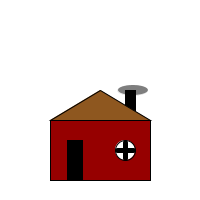
Frame 1 (no input)
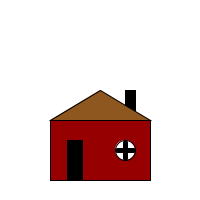
Frame 60 (the mouse pressed at the canvas centre just before this capture)
Frame 120 (the mouse held since frame 60 and released just before this capture): identical to frame 60, image omitted

The Processing sketch that drew these frames (run headless with seeded random() and noise(); from frame 60 on, the mouse is pressed at the canvas centre):

// Processing sketch: House_Variables
// ── House_Variables.pde
float houseX, houseY;
float smokeChange = 0;
float smokeColor = 126;
float shift;

void setup()
{
  //Set Window Attributes
  size(200,200);
  
  //Set shape Modes
  rectMode(CENTER);
  ellipseMode(CENTER);
}

void draw()
{
  //set house coordinates
  houseX = width/2;
  houseY = .75 * height;
  
  //Erase screen, set to white
  background(255);

  //Draw House Body
   stroke(0);
  fill(150,0,0);
  rect(houseX,houseY,100,60);

  //Draw Door
  fill(0);
  rect(houseX-25,houseY+10,15,40);

  //Draw Window
  fill(255);
  ellipse(houseX+25,houseY,20,20);
  strokeWeight(5);
  line(houseX+17,houseY,houseX+33,houseY);
  line(houseX+25,houseY-8,houseX+25,houseY+8);

  //Draw Smoke
  shift = random(-10,10);
  fill(smokeColor);
  stroke(smokeColor);
  strokeWeight(0);
  ellipse(houseX+30+shift,houseY-60-smokeChange,30,10);
  smokeChange = smokeChange + 1;
  smokeColor = smokeColor + 5;

  //Draw roof
  fill(0);
  strokeWeight(1);
  stroke(0);
  rect(houseX+30,houseY-50,10,20);
  fill(142,87,31);
  triangle(houseX-50,houseY-30,houseX+50,houseY-30,houseX,houseY-60);
}
